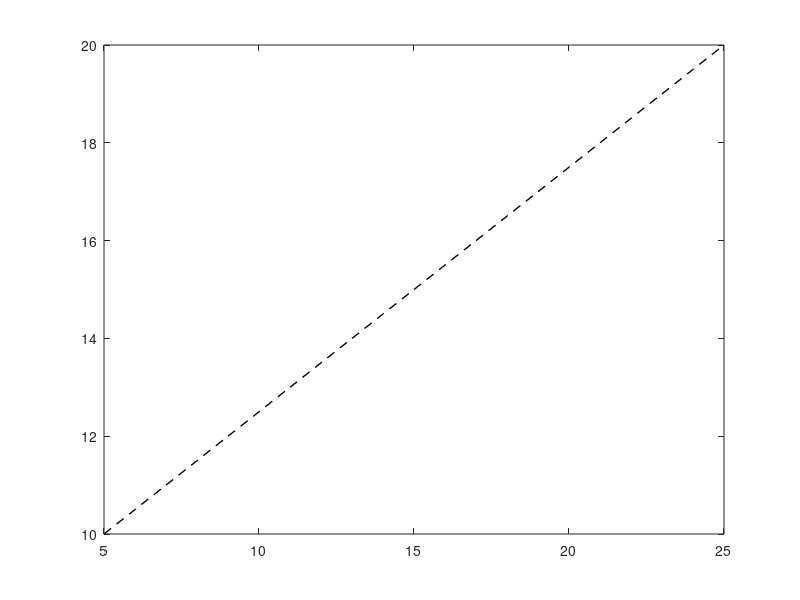

Source code (MATLAB):
clear
clc

%% Rect obstacles
Obst1 = [7, 14 ;8, 14.5; 12, 11.5; 11, 11];


%% start and target points
%%%% choose form the plot
start = [5 , 10]; % x, y
target = [25, 20]; % x, y

xlim([min(start(1), target(1))-2 , max(start(1),target(1))+2]);
ylim([min(start(2), target(2))-2 , max(start(2),target(2))+2]);

% draw a guidline from start to target 
main_path_x = start(1):1:target(1);
T_m = (target(2) - start(2)) / (target(1) - start(1));
T_c = target(2) - T_m * target(1);
main_path_y = T_m * main_path_x + T_c;
scatter(start(1), start(2), 'ko',  'markerfacecolor', 'black', 'displayName', 'start point');
text(start(1), start(2)-1,'start');
scatter(target(1), target(2), 'ko', 'markerfacecolor', 'black', 'displayName', 'target point');
text(target(1), target(2)-1, 'target');
plot(main_path_x, main_path_y, 'k--', 'linewidth', 1);

